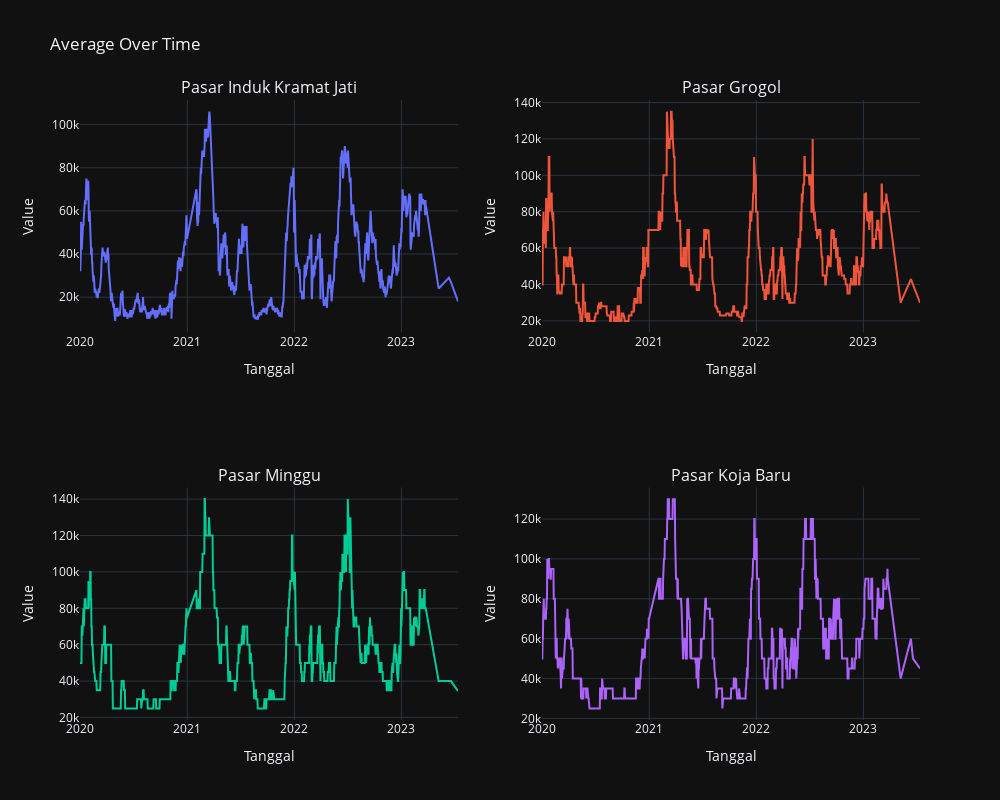

Notebook cell for this chart:
### Code cell
columns_to_plot = ['Pasar Induk Kramat Jati', 'Pasar Grogol', 'Pasar Minggu', 'Pasar Koja Baru']

means = {}
for col in columns_to_plot:
    means[col] = df.groupby('Tanggal')[col].mean().reset_index()

fig = make_subplots(rows=2, cols=2, subplot_titles=columns_to_plot)

for i, col in enumerate(columns_to_plot):
    row = i // 2 + 1
    col_num = i % 2 + 1
    fig.add_trace(go.Scatter(x=means[col]['Tanggal'], y=means[col][col], mode='lines', name=col),
                  row=row, col=col_num)

fig.update_xaxes(title_text='Tanggal')
fig.update_yaxes(title_text='Value')

fig.update_layout(title_text='Average Over Time', showlegend=False)
fig.update_layout(height=800, width=1000, template='plotly_dark')

fig.show()

### Figure 1 — Plotly figure (JSON) as saved in the notebook; plotly's stock layout.template omitted (floating-point values rounded to 4 significant figures; data arrays with more than 128 entries replaced by an {"elided": "..."} marker saying what was removed)
{"data": [{"mode": "lines", "name": "Pasar Induk Kramat Jati", "type": "scatter", "x": {"elided": "1143 str values"}, "xaxis": "x", "y": {"elided": "1143 int values"}, "yaxis": "y"}, {"mode": "lines", "name": "Pasar Grogol", "type": "scatter", "x": {"elided": "1143 str values"}, "xaxis": "x2", "y": {"elided": "1143 int values"}, "yaxis": "y2"}, {"mode": "lines", "name": "Pasar Minggu", "type": "scatter", "x": {"elided": "1143 str values"}, "xaxis": "x3", "y": {"elided": "1143 int values"}, "yaxis": "y3"}, {"mode": "lines", "name": "Pasar Koja Baru", "type": "scatter", "x": {"elided": "1143 str values"}, "xaxis": "x4", "y": {"elided": "1143 int values"}, "yaxis": "y4"}], "layout": {"annotations": [{"font": {"size": 16}, "showarrow": false, "text": "Pasar Induk Kramat Jati", "x": 0.225, "xanchor": "center", "xref": "paper", "y": 1, "yanchor": "bottom", "yref": "paper"}, {"font": {"size": 16}, "showarrow": false, "text": "Pasar Grogol", "x": 0.775, "xanchor": "center", "xref": "paper", "y": 1, "yanchor": "bottom", "yref": "paper"}, {"font": {"size": 16}, "showarrow": false, "text": "Pasar Minggu", "x": 0.225, "xanchor": "center", "xref": "paper", "y": 0.375, "yanchor": "bottom", "yref": "paper"}, {"font": {"size": 16}, "showarrow": false, "text": "Pasar Koja Baru", "x": 0.775, "xanchor": "center", "xref": "paper", "y": 0.375, "yanchor": "bottom", "yref": "paper"}], "height": 800, "showlegend": false, "title": {"text": "Average Over Time"}, "width": 1000, "xaxis": {"anchor": "y", "domain": [0, 0.45], "title": {"text": "Tanggal"}}, "xaxis2": {"anchor": "y2", "domain": [0.55, 1], "title": {"text": "Tanggal"}}, "xaxis3": {"anchor": "y3", "domain": [0, 0.45], "title": {"text": "Tanggal"}}, "xaxis4": {"anchor": "y4", "domain": [0.55, 1], "title": {"text": "Tanggal"}}, "yaxis": {"anchor": "x", "domain": [0.625, 1], "title": {"text": "Value"}}, "yaxis2": {"anchor": "x2", "domain": [0.625, 1], "title": {"text": "Value"}}, "yaxis3": {"anchor": "x3", "domain": [0, 0.375], "title": {"text": "Value"}}, "yaxis4": {"anchor": "x4", "domain": [0, 0.375], "title": {"text": "Value"}}}}
